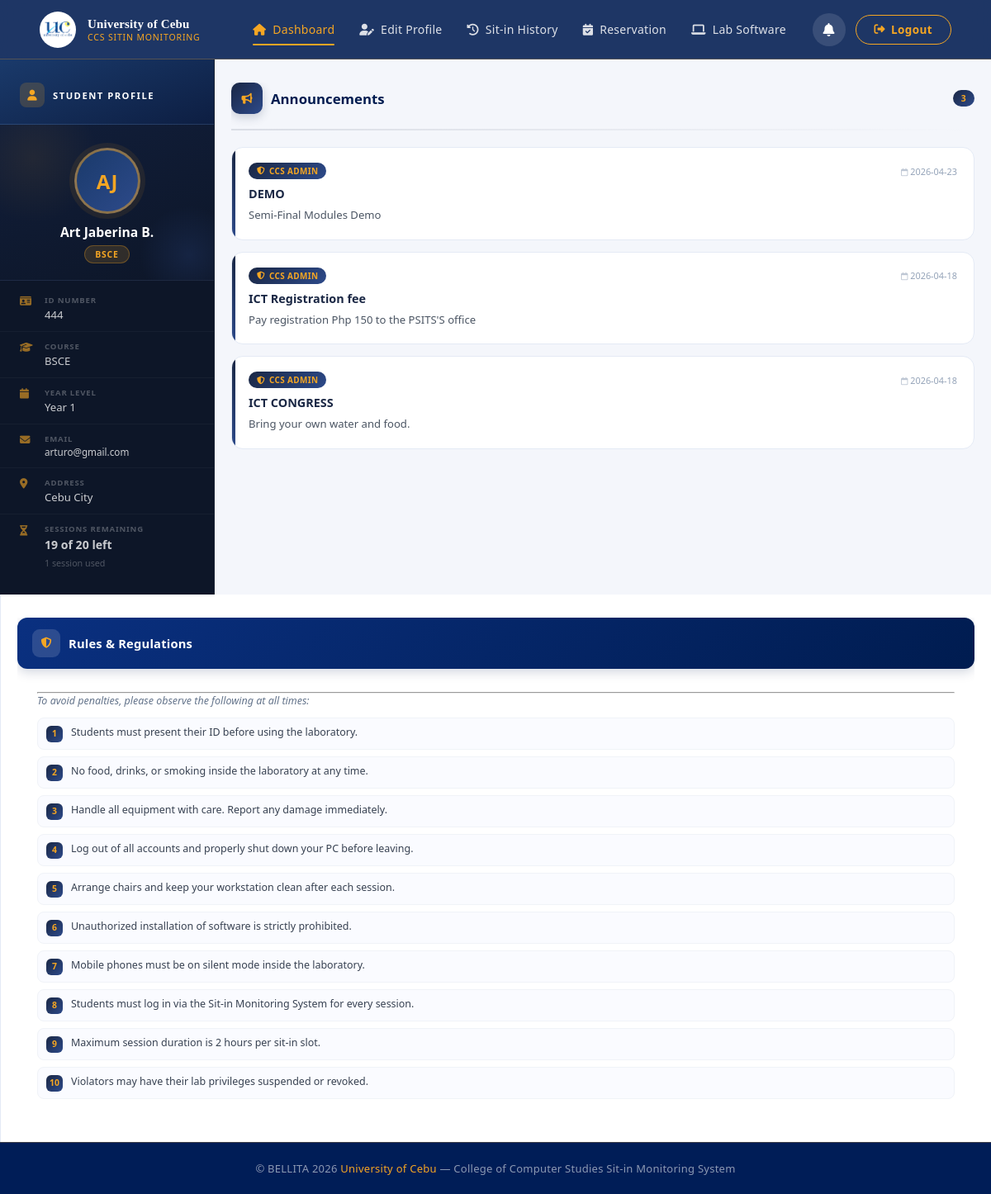
Page /student/dashboard (signed in) on the committed database.
### tables this page shows
CREATE TABLE users (
            idNumber      TEXT PRIMARY KEY,
            firstName     TEXT,
            middleName    TEXT,
            lastName      TEXT,
            email         TEXT UNIQUE,
            yearLevel     TEXT,
            course        TEXT,
            address       TEXT,
            password      TEXT,
            profileImage  TEXT,
            sessions      INTEGER DEFAULT 30
        );

CREATE TABLE announcements (
            id        INTEGER PRIMARY KEY AUTOINCREMENT,
            title     TEXT,
            content   TEXT,
            createdBy TEXT,
            createdAt DATETIME DEFAULT CURRENT_TIMESTAMP
        );

### app.py (the view)
@app.route("/student/dashboard")
@login_required
def dashboard():
    conn          = get_db_connection()
    user          = conn.execute("SELECT * FROM users WHERE idNumber = ?", (session["user_id"],)).fetchone()
    announcements = conn.execute("SELECT * FROM announcements ORDER BY createdAt DESC").fetchall()
    notifications = conn.execute(
        "SELECT * FROM notifications WHERE userId = ? AND isRead = 0 ORDER BY createdAt DESC",
        (session["user_id"],)
    ).fetchall()
    conn.close()
    return render_template("student/dashboard.html", user=user, announcements=announcements,
                           notifications=notifications)

### app.py (called while the page is built)
def get_db_connection():
    conn = sqlite3.connect("SitIn.db")
    conn.row_factory = sqlite3.Row
    conn.execute("PRAGMA journal_mode=WAL")
    return conn

def login_required(f):
    from functools import wraps
    @wraps(f)
    def decorated(*args, **kwargs):
        if "user_id" not in session:
            flash("Please log in to continue.", "error")
            return redirect(url_for("login"))
        return f(*args, **kwargs)
    return decorated

@app.context_processor
def inject_admin_notifs():
    if session.get("is_admin"):
        return get_admin_notification_counts()
    return {"new_reservations": 0, "new_feedbacks": 0}

### templates/student/dashboard.html (shortened to what this page needs)
{% extends 'student/studentLayout.html' %}
{% block page_styles %}
<link rel="stylesheet" href="{{ url_for('static', filename='css/dashboard.css') }}">
{% endblock %}
{% block content %}
<div class="dash-grid">
    <aside class="student-card">
        <div class="card">
            <div class="card-header ch-navy">
                <div class="card-header-icon">
                    <i class="fa-solid fa-user"></i>
                </div>
                <span class="card-title">Student Profile</span>
            </div>
            <div class="card-body">
                <div class="student-avatar-wrap">
                    {% if user['profileImage'] %}
                    <img src="{{ url_for('static', filename='images/uploads/' + user['profileImage']) }}"
                         alt="Profile" class="student-avatar">
                    {% else %}
                    <div class="student-avatar-placeholder">
                        {{ user['firstName'][0]|upper }}{{ user['lastName'][0]|upper }}
                    </div>
                    {% endif %}
                    <div class="student-name">
                        {{ user['firstName'] }} {{ user['lastName'] }}
                        {% if user['middleName'] %} {{ user['middleName'] }}{% endif %}
                    </div>
                    <div class="student-course-badge">{{ user['course'] }}</div>
                </div>
                {% set sess_max = 30 if user['course'] in ('BSIT', 'BSCS') else 20 %}
                {% set sess = user['sessions'] if user['sessions'] is not none else sess_max %}
                {% set sess_used = sess_max - sess %}
                <div class="info-list">
                    <div class="info-row">
                        <i class="fa-solid fa-id-card"></i>
                        <div>
                            <span class="info-label">ID Number</span>
                            <span class="info-value">{{ user['idNumber'] }}</span>
                        </div>
                    </div>
                    <div class="info-row">
                        <i class="fa-solid fa-graduation-cap"></i>
                        <div>
                            <span class="info-label">Course</span>
                            <span class="info-value">{{ user['course'] }}</span>
                        </div>
                    </div>
                    <div class="info-row">
                        <i class="fa-solid fa-calendar"></i>
                        <div>
                            <span class="info-label">Year Level</span>
                            <span class="info-value">Year {{ user['yearLevel'] }}</span>
                        </div>
                    </div>
                    <div class="info-row">
                        <i class="fa-solid fa-envelope"></i>
                        <div>
                            <span class="info-label">Email</span>
                            <span class="info-value info-email">{{ user['email'] }}</span>
                        </div>
                    </div>
                    <div class="info-row">
                        <i class="fa-solid fa-location-dot"></i>
                        <div>
                            <span class="info-label">Address</span>
                            <span class="info-value">{{ user['address'] or '—' }}</span>
                        </div>
                    </div>
                    <div class="info-row sessions-text-row">
                        <i class="fa-solid fa-hourglass-half"></i>
                        <div class="sessions-plain">
                            <span class="sessions-plain-label">Sessions Remaining</span>
                            <span class="sessions-plain-value">
                                {{ sess }} of {{ sess_max }} left
                            </span>
                            <span class="sessions-plain-note">{{ sess_used }} session{{ 's' if sess_used != 1 }} used</span>
                        </div>
                    </div>
                </div>
            </div>
        </div>
    </aside>
    <section class="announcements-col">
        <div class="card">
            <div class="card-header ch-gold">
                <div class="card-header-icon">
                    <i class="fa-solid fa-bullhorn"></i>
                </div>
                <span class="card-title">Announcements</span>
                {% if announcements %}
                <span class="ann-count-badge">{{ announcements|length }}</span>
                {% endif %}
            </div>
            <div class="card-body">
                {% if announcements %}
                    {% for ann in announcements %}
                    <div class="announcement-item">
                        <div class="ann-meta">
                            <span class="ann-author">
                                <i class="fa-solid fa-shield-halved"></i> CCS Admin
                            </span>
                            <span class="ann-date">
                                <i class="fa-regular fa-calendar" style="font-size:.6rem;opacity:.6"></i>
                                {{ ann['createdAt'][:10] }}
                            </span>
                        </div>
                        {% if ann['title'] %}
                        <div class="ann-title">{{ ann['title'] }}</div>
                        {% endif %}
                        <div class="ann-body">{{ ann['content'] }}</div>
                    </div>
                    {% endfor %}
                {% else %}
                    <div class="empty-state">
                        <i class="fa-regular fa-bell-slash"></i>
                        <p>No announcements yet</p>
                        <small>Check back later for updates from the admin.</small>
                    </div>
                {% endif %}
            </div>
        </div>
    </section>
    <aside class="rules-col">
        <div class="card">
            <div class="card-header ch-blue">
                <div class="card-header-icon">
                    <i class="fa-solid fa-shield-halved"></i>
                </div>
                <span class="card-title">Rules &amp; Regulations</span>
            </div>
            <div class="card-body">
                <hr>
                <p class="rules-intro">To avoid penalties, please observe the following at all times:</p>
                <ol class="rules-list">
                    <li>Students must present their ID before using the laboratory.</li>
                    <li>No food, drinks, or smoking inside the laboratory at any time.</li>
                    <li>Handle all equipment with care. Report any damage immediately.</li>
                    <li>Log out of all accounts and properly shut down your PC before leaving.</li>
                    <li>Arrange chairs and keep your workstation clean after each session.</li>
                    <li>Unauthorized installation of software is strictly prohibited.</li>
                    <li>Mobile phones must be on silent mode inside the laboratory.</li>
                    <li>Students must log in via the Sit-in Monitoring System for every session.</li>
                    <li>Maximum session duration is 2 hours per sit-in slot.</li>
                    <li>Violators may have their lab privileges suspended or revoked.</li>
                </ol>
            </div>
        </div>
    </aside>
</div>
{% endblock %}

### static/css/student_layout.css (style rules this page uses)
*, *::before, *::after { margin: 0; padding: 0; box-sizing: border-box; }
:root { --navy: #001c50; --navy-mid: #001d57; --navy-light: #0a3080; --gold: #F5A623; --gold-dark: #e09410; --gold-pale: rgba(245, 166, 35, 0.13); --gold-border: rgba(245, 166, 35, 0.25); --white: #ffffff; --surface: #f0f4fb; --surface-card:#ffffff; --border: rgba(10, 22, 40, 0.08); --text-body: #1a2340; --text-muted: #6b7a99; --topnav-h: 72px; --radius: 14px; --shadow: 0 2px 16px rgba(10,22,40,0.08); --shadow-md: 0 4px 28px rgba(10,22,40,0.12); }
html { scroll-behavior: smooth; }
body { font-family: system-ui, -apple-system, BlinkMacSystemFont, "Segoe UI", Roboto, Arial, sans-serif; background: var(--surface); color: var(--text-body); min-height: 100vh; display: flex; flex-direction: column; }
.card { background: var(--surface-card); border-radius: var(--radius); box-shadow: var(--shadow); border: 1px solid var(--border); overflow: hidden; }
.card-body { padding: 24px; }
.card-header { display: flex; align-items: center; gap: 10px; padding: 14px 20px; border-bottom: 1px solid var(--border); }
.card-header-icon { width: 28px; height: 28px; border-radius: 7px; display: flex; align-items: center; justify-content: center; flex-shrink: 0; background: var(--gold-pale); color: var(--gold-dark); }
.card-header-icon i { font-size: 13px; }
.card-title { font-size: 14px; font-weight: 700; color: var(--navy); }
.card-header.ch-navy { background: var(--navy); border-bottom: none; }
.card-header.ch-navy .card-title { color: var(--white); }
.card-header.ch-navy .card-header-icon { background: rgba(255,255,255,0.12); color: var(--gold); }
.card-header.ch-gold { background: linear-gradient(135deg, #F5A623 0%, #e09410 100%); border-bottom: none; }
.card-header.ch-gold .card-title { color: var(--navy); }
.card-header.ch-gold .card-header-icon { background: rgba(0,0,0,0.12); color: var(--navy); }
.card-header.ch-blue { background: linear-gradient(135deg, #0a3080 0%, #001c50 100%); border-bottom: none; }
.card-header.ch-blue .card-title { color: var(--white); }
.card-header.ch-blue .card-header-icon { background: rgba(255,255,255,0.12); color: var(--gold); }

### rows in the picture
users: firstName "A", lastName "J", firstName "Art", lastName "Jaberina", middleName "B.", course "BSCE", idNumber "444", yearLevel "1", email "arturo@gmail.com", address "Cebu City"
announcements: createdAt "2026-04-23", title "DEMO", content "Semi-Final Modules Demo"
announcements: createdAt "2026-04-18", title "ICT Registration fee", content "Pay registration Php 150 to the PSITS'S office"
announcements: createdAt "2026-04-18", title "ICT CONGRESS", content "Bring your own water and food."

### other values in the picture
{{ sess }} "19"
{{ sess_max }} "20"
{{ sess_used }} "1"
{{ announcements|length }} "3"
